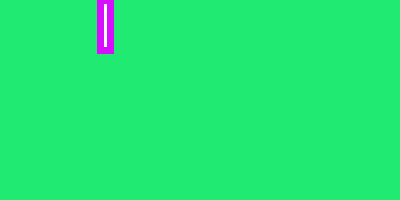
Frame 1 (no input)
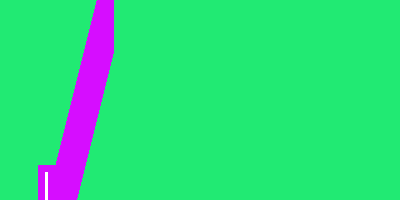
Frame 60 (the mouse pressed at the canvas centre just before this capture)
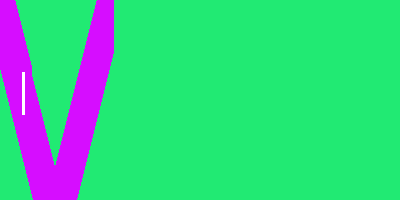
Frame 120 (the mouse held since frame 60 and released just before this capture)

The Processing sketch that drew these frames (run headless with seeded random() and noise(); from frame 60 on, the mouse is pressed at the canvas centre):

// Processing sketch: processing_185873
// ── processing_185873.pde

float rect_c = 100;
float rect_d = 0;

float move_a = 1;
float move_b = 4;



void setup() {
  background(#21EA73);
  size(400, 200);
  stroke(#D60DFF);
  strokeWeight(7);
}
void draw() {
  
  rect(rect_c, rect_d, 10, 50);
  rect_c = rect_c - move_a;
  rect_d = rect_d + move_b;
  if(rect_c > width) {
    rect_c = width;
    move_a = -move_a;
   
  }
  if(rect_d > height) {
    rect_d = height;
    move_b = -move_b;
    
  }
  if(rect_c < 0) {
    rect_c = 0;
    move_a = -move_a;
    
  }
  if(rect_d < 0) {
    rect_d = 0;
    move_b = -move_b;
  
  }
}
